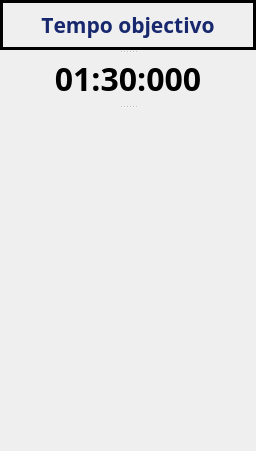
   <widget class="QSplitter" name="splitter_6">
    <property name="enabled">
     <bool>true</bool>
    </property>
    <property name="geometry">
     <rect>
      <x>1004</x>
      <y>410</y>
      <width>256</width>
      <height>451</height>
     </rect>
    </property>
    <property name="font">
     <font>
      <kerning>false</kerning>
     </font>
    </property>
    <property name="orientation">
     <enum>Qt::Vertical</enum>
    </property>
    <property name="opaqueResize">
     <bool>true</bool>
    </property>
    <property name="handleWidth">
     <number>6</number>
    </property>
    <property name="childrenCollapsible">
     <bool>true</bool>
    </property>
    <widget class="QSplitter" name="splitter_5">
     <property name="orientation">
      <enum>Qt::Vertical</enum>
     </property>
     <widget class="QLabel" name="label_objectivo">
      <property name="sizePolicy">
       <sizepolicy hsizetype="Fixed" vsizetype="Fixed">
        <horstretch>0</horstretch>
        <verstretch>0</verstretch>
       </sizepolicy>
      </property>
      <property name="minimumSize">
       <size>
        <width>0</width>
        <height>50</height>
       </size>
      </property>
      <property name="maximumSize">
       <size>
        <width>1677215</width>
        <height>50</height>
       </size>
      </property>
      <property name="palette">
       <palette>
        <active>
         <colorrole role="WindowText">
          <brush brushstyle="SolidPattern">
           <color alpha="255">
            <red>0</red>
            <green>0</green>
            <blue>0</blue>
           </color>
          </brush>
         </colorrole>
         <colorrole role="Text">
          <brush brushstyle="SolidPattern">
           <color alpha="255">
            <red>24</red>
            <green>40</green>
            <blue>110</blue>
           </color>
          </brush>
         </colorrole>
        </active>
        <inactive>
         <colorrole role="WindowText">
          <brush brushstyle="SolidPattern">
           <color alpha="255">
            <red>0</red>
            <green>0</green>
            <blue>0</blue>
           </color>
          </brush>
         </colorrole>
         <colorrole role="Text">
          <brush brushstyle="SolidPattern">
           <color alpha="255">
            <red>24</red>
            <green>40</green>
            <blue>110</blue>
           </color>
          </brush>
         </colorrole>
        </inactive>
        <disabled>
         <colorrole role="WindowText">
          <brush brushstyle="SolidPattern">
           <color alpha="255">
            <red>143</red>
            <green>146</green>
            <blue>147</blue>
           </color>
          </brush>
         </colorrole>
         <colorrole role="Text">
          <brush brushstyle="SolidPattern">
           <color alpha="255">
            <red>143</red>
            <green>146</green>
            <blue>147</blue>
           </color>
          </brush>
         </colorrole>
        </disabled>
       </palette>
      </property>
      <property name="font">
       <font>
        <family>Sans Serif</family>
        <pointsize>16</pointsize>
        <weight>75</weight>
        <bold>true</bold>
       </font>
      </property>
      <property name="frameShape">
       <enum>QFrame::Box</enum>
      </property>
      <property name="frameShadow">
       <enum>QFrame::Plain</enum>
      </property>
      <property name="lineWidth">
       <number>3</number>
      </property>
      <property name="text">
       <string>&lt;html&gt;&lt;head/&gt;&lt;body&gt;&lt;p&gt;&lt;span style=&quot; color:#18286e;&quot;&gt;Tempo objectivo&lt;/span&gt;&lt;/p&gt;&lt;/body&gt;&lt;/html&gt;</string>
      </property>
      <property name="alignment">
       <set>Qt::AlignCenter</set>
      </property>
      <property name="wordWrap">
       <bool>true</bool>
      </property>
     </widget>
     <widget class="QLabel" name="tempo_objectivo">
      <property name="sizePolicy">
       <sizepolicy hsizetype="Fixed" vsizetype="Fixed">
        <horstretch>0</horstretch>
        <verstretch>0</verstretch>
       </sizepolicy>
      </property>
      <property name="minimumSize">
       <size>
        <width>0</width>
        <height>50</height>
       </size>
      </property>
      <property name="maximumSize">
       <size>
        <width>1677215</width>
        <height>50</height>
       </size>
      </property>
      <property name="palette">
       <palette>
        <active>
         <colorrole role="WindowText">
          <brush brushstyle="SolidPattern">
           <color alpha="255">
            <red>0</red>
            <green>0</green>
            <blue>0</blue>
           </color>
          </brush>
         </colorrole>
         <colorrole role="Text">
          <brush brushstyle="SolidPattern">
           <color alpha="255">
            <red>0</red>
            <green>0</green>
            <blue>0</blue>
           </color>
          </brush>
         </colorrole>
        </active>
        <inactive>
         <colorrole role="WindowText">
          <brush brushstyle="SolidPattern">
           <color alpha="255">
            <red>0</red>
            <green>0</green>
            <blue>0</blue>
           </color>
          </brush>
         </colorrole>
         <colorrole role="Text">
          <brush brushstyle="SolidPattern">
           <color alpha="255">
            <red>0</red>
            <green>0</green>
            <blue>0</blue>
           </color>
          </brush>
         </colorrole>
        </inactive>
        <disabled>
         <colorrole role="WindowText">
          <brush brushstyle="SolidPattern">
           <color alpha="255">
            <red>143</red>
            <green>146</green>
            <blue>147</blue>
           </color>
          </brush>
         </colorrole>
         <colorrole role="Text">
          <brush brushstyle="SolidPattern">
           <color alpha="255">
            <red>143</red>
            <green>146</green>
            <blue>147</blue>
           </color>
          </brush>
         </colorrole>
        </disabled>
       </palette>
      </property>
      <property name="font">
       <font>
        <family>Sans Serif</family>
        <pointsize>24</pointsize>
        <weight>75</weight>
        <bold>true</bold>
       </font>
      </property>
      <property name="frameShape">
       <enum>QFrame::NoFrame</enum>
      </property>
      <property name="frameShadow">
       <enum>QFrame::Plain</enum>
      </property>
      <property name="lineWidth">
       <number>3</number>
      </property>
      <property name="text">
       <string>&lt;html&gt;&lt;head/&gt;&lt;body&gt;&lt;p&gt;&lt;span style=&quot; color:#000000;&quot;&gt;01:30:000&lt;/span&gt;&lt;/p&gt;&lt;/body&gt;&lt;/html&gt;</string>
      </property>
      <property name="alignment">
       <set>Qt::AlignCenter</set>
      </property>
     </widget>
    </widget>
    <widget class="QLabel" name="bola">
     <property name="text">
      <string/>
     </property>
     <property name="pixmap">
      <pixmap>../../.designer/backup/1.png</pixmap>
     </property>
     <property name="scaledContents">
      <bool>false</bool>
     </property>
    </widget>
   </widget>
